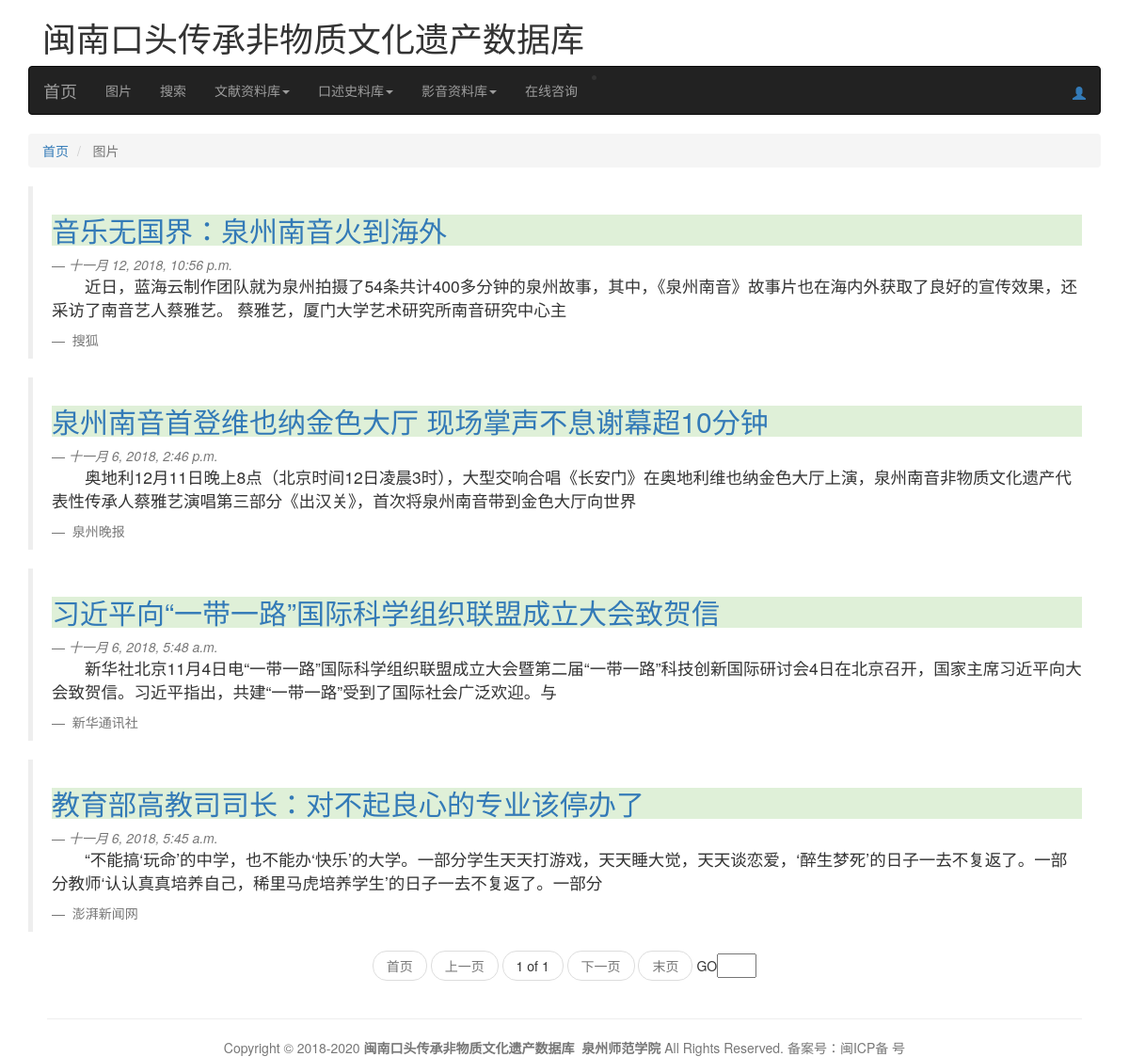
The page /news/page/ on the database as committed earlier.
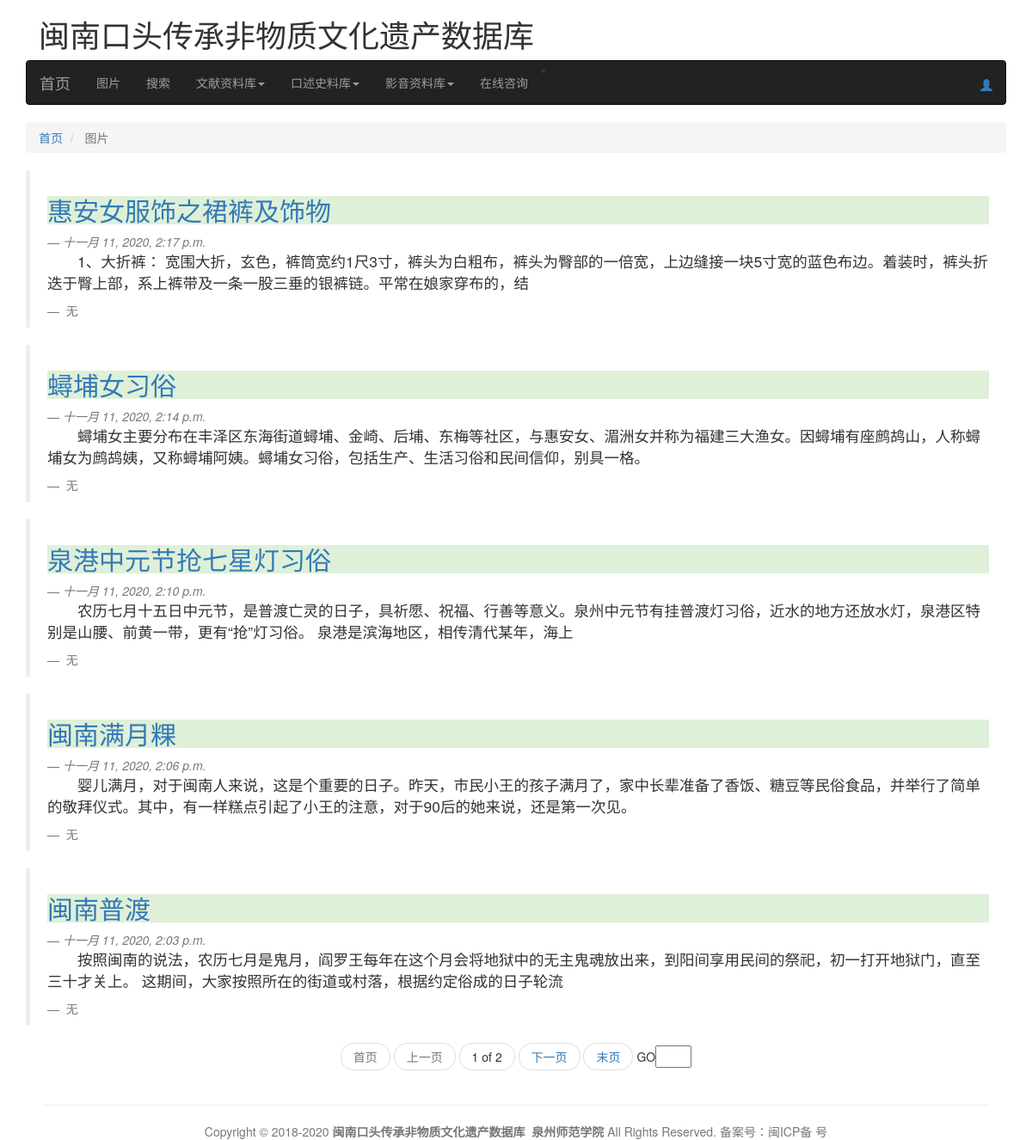
The same page on the database as committed later.
### News/models.py (models this page shows, shortened)
class Information(models.Model):
    caption = models.CharField(max_length=100,verbose_name='标题')
    content = models.TextField(verbose_name='正文内容')
    author = models.CharField(max_length=100,verbose_name='作者（转载处）')
    updatetime = models.DateTimeField(auto_now=True,verbose_name='创建或刚更新时间')
    class Meta:
        verbose_name = "图片关联信息"
        verbose_name_plural = "图片关联信息"

### News/views.py (the view)
# urls.py: path('page/',news_top_list,name='news_top'),
def news_top_list(request):
    list = Information.objects.all().order_by("-updatetime")
    page = request.GET.get('page')
    paginator = Paginator(list, 5)
    try:
        cur_dissertation = paginator.page(page)
    except PageNotAnInteger:
        cur_dissertation = paginator.page(1)
    except EmptyPage:
        cur_dissertation = paginator.page(paginator.num_pages)
    return render(request,'news_top_list.html', {'cur_dissertation': cur_dissertation})

### template/news_top_list.html (shortened to what this page needs)
{% extends "base.html" %}
{% load staticfiles %}
{% block content %}
    <div class="container">
        <div class="row">
            <div class="col-md-12">
                <ul class="breadcrumb">
				    <li>
					    <a href="{% url 'index' %}">首页</a>
				    </li>
                    <li class="active">
					    图片
				    </li>
                </ul>
                {% for info_item in cur_dissertation %}
                    <blockquote>
				            <a href="{% url 'News:news_detail' info_item.id %}"><h2 class="bg-success">{{ info_item.caption }}</h2></a>
                            <small><cite>{{ info_item.updatetime }}</cite></small>
                            <p>{{ info_item.content|truncatechars:100|cut:'　'|cut:' ' }}</p>
                            <small> {{ info_item.author }}</small>
			            </blockquote>
                {% empty %}
                    <h3>暂无内容，敬请期待！</h3>
                {% endfor %}
                <div>
                <div>
                    <div class="">
                        {% block pagediv %}
                            <ul class="pager">
                                {% if cur_dissertation.number == 1 %}
                                    <li class="disabled">
                                        <span>首页</span>
                                    </li>
                                {% else %}
                                    <li>
                                        <a href="?page=1">首页</a>
                                    </li>
                                {% endif %}
                                {% if cur_dissertation.has_previous %}
                                    <li>
                                        <a href="?page={{ cur_dissertation.previous_page_number }}">上一页</a>
                                    </li>
                                {% else %}
                                    <li class="disabled">
                                        <span>上一页</span>
                                    </li>
                                {% endif %}
                                <li>
                                    <span>{{ cur_dissertation.number }}&nbspof&nbsp{{ cur_dissertation.paginator.num_pages }}</span>
                                </li>
                                {% if cur_dissertation.has_next %}
                                    <li>
                                        <a href="?page={{ cur_dissertation.next_page_number }}">下一页</a>
                                    </li>
                                {% else %}
                                    <li class="disabled">
                                        <span>下一页</span>
                                    </li>
                                {% endif %}
                                {% if cur_dissertation.number == cur_dissertation.paginator.num_pages %}
                                    <li class="disabled">
                                        <span>末页</span>
                                    </li>
                                {% else %}
                                    <li>
    	                                <a href="?page={{ cur_dissertation.paginator.num_pages }}">末页</a>
                                    </li>
                                {% endif %}
                                <li>
                                    GO<input type="text" size="2">
                                </li>
                            </ul>
                    {% endblock %}
                    </div>
                </div>
            </div>
            </div>
        </div>
    </div>
{% endblock %}

### template/base.html (shortened to what this page needs)
{% load staticfiles %}
<!DOCTYPE html>
<html lang="en">
<head>
  <link rel="stylesheet" href="{% static 'css/bootstrap.css' %}">
  <link rel="stylesheet" href="{% static 'css/myself.css' %}">
</head>
  <body>
    {% include "hearder.html" %}
            {% block content %}
            {% endblock %}
    {% include "footer.html" %}
  </body>
</html>

### template/hearder.html (shortened to what this page needs)
  <div class="container">
    <h1 class="container">
      闽南口头传承非物质文化遗产数据库
    </h1>
  </div>
  	<div class="container">
        <div class="row">
  		    <div class="col-lg-12 ">
  			<nav class="navbar navbar-default navbar-inverse " role="navigation" >
  				<div class="navbar-header">
  					 <a class="navbar-brand" href="{% url 'index' %}">首页</a>
  				</div>
  				<div class="collapse navbar-collapse" id="bs-example-navbar-collapse-1">
  					<ul class="nav navbar-nav">
  						<li >
  							 <a href='{% url 'News:news_top' %}'>图片</a>
  						</li>
                        <li>
                            <a href='{% url 'SearchX:searchx_main' %}'>搜索</a>
                        </li>
                        <li class="dropdown">
  							 <a href="{% url 'DocumentDB:documentdb_main' %}" class="dropdown-toggle" data-toggle="dropdown">文献资料库<strong class="caret"></strong></a>
  						</li>
  						<li class="dropdown">
  							 <a href="{% url 'DictateDB:dictatedb_main' %}" class="dropdown-toggle" data-toggle="dropdown">口述史料库<strong class="caret"></strong></a>
  						</li>
                        <li class="dropdown">
  							 <a href="{% url 'AudiovisualDB:audiovisualdb_main' %}" class="dropdown-toggle" data-toggle="dropdown">影音资料库<strong class="caret"></strong></a>
  						</li>
                        <li>
                            <a href='{% url 'OnlineConsult:consult_main' %}'>在线咨询</a>
                        </li>
  					</ul>
                    <li>
  							<div>
                                    <a href="{% url 'managepage' %}">
                                        <span span class="glyphicon glyphicon-user"style="float:right;"></span>
                                    </a>
                            </div>
                    </li>
  				</div>
  			</nav>
  		</div>
        </div>
  	</div>

### template/footer.html
<div class="footer ">
    <hr>
     Copyright &copy; 2018-2020  <strong>闽南口头传承非物质文化遗产数据库</strong>&nbsp;
    <strong>泉州师范学院</strong> All Rights Reserved. 备案号：闽ICP备 号
</div>

### static/css/myself.css (style rules this page uses)
p { text-indent: 2em; }
.footer { margin-top : 20px; padding : 0 50px; color : #777; text-align: center; }

Rows that differ between the two databases and show on the page:
removed Information: caption "音乐无国界：泉州南音火到海外", updatetime "十一月 12, 2018, 10:56 p.m.", content "近日，蓝海云制作团队就为泉州拍摄了54条共计400多分钟的泉州故事，其中，《泉州南音》故事片也在海内外获取了良好的宣传效果，还采访了南音艺人蔡雅艺。 蔡雅艺，厦门大学艺术研究所南音研究中心主", author "搜狐"
removed Information: caption "泉州南音首登维也纳金色大厅 现场掌声不息谢幕超10分钟", updatetime "十一月 6, 2018, 2:46 p.m.", content "奥地利12月11日晚上8点（北京时间12日凌晨3时），大型交响合唱《长安门》在奥地利维也纳金色大厅上演，泉州南音非物质文化遗产代表性传承人蔡雅艺演唱第三部分《出汉关》，首次将泉州南音带到金色大厅向世界", author "泉州晚报"
removed Information: caption "习近平向“一带一路”国际科学组织联盟成立大会致贺信", updatetime "十一月 6, 2018, 5:48 a.m.", content "新华社北京11月4日电“一带一路”国际科学组织联盟成立大会暨第二届“一带一路”科技创新国际研讨会4日在北京召开，国家主席习近平向大会致贺信。习近平指出，共建“一带一路”受到了国际社会广泛欢迎。与", author "新华通讯社"
removed Information: caption "教育部高教司司长：对不起良心的专业该停办了", updatetime "十一月 6, 2018, 5:45 a.m.", content "“不能搞‘玩命’的中学，也不能办‘快乐’的大学。一部分学生天天打游戏，天天睡大觉，天天谈恋爱，‘醉生梦死’的日子一去不复返了。一部分教师‘认认真真培养自己，稀里马虎培养学生’的日子一去不复返了。一部分", author "澎湃新闻网"
added Information: caption "惠安女服饰之裙裤及饰物", updatetime "十一月 11, 2020, 2:17 p.m.", content "1、大折裤： 宽围大折，玄色，裤筒宽约1尺3寸，裤头为白粗布，裤头为臀部的一倍宽，上边缝接一块5寸宽的蓝色布边。着装时，裤头折迭于臀上部，系上裤带及一条一股三垂的银裤链。平常在娘家穿布的，结", author "无"
added Information: caption "蟳埔女习俗", updatetime "十一月 11, 2020, 2:14 p.m.", content "蟳埔女主要分布在丰泽区东海街道蟳埔、金崎、后埔、东梅等社区，与惠安女、湄洲女并称为福建三大渔女。因蟳埔有座鹧鸪山，人称蟳埔女为鹧鸪姨，又称蟳埔阿姨。蟳埔女习俗，包括生产、生活习俗和民间信仰，别具一格。", author "无"
added Information: caption "泉港中元节抢七星灯习俗", updatetime "十一月 11, 2020, 2:10 p.m.", content "农历七月十五日中元节，是普渡亡灵的日子，具祈愿、祝福、行善等意义。泉州中元节有挂普渡灯习俗，近水的地方还放水灯，泉港区特别是山腰、前黄一带，更有“抢”灯习俗。 泉港是滨海地区，相传清代某年，海上", author "无"
added Information: caption "闽南满月粿", updatetime "十一月 11, 2020, 2:06 p.m.", content "婴儿满月，对于闽南人来说，这是个重要的日子。昨天，市民小王的孩子满月了，家中长辈准备了香饭、糖豆等民俗食品，并举行了简单的敬拜仪式。其中，有一样糕点引起了小王的注意，对于90后的她来说，还是第一次见。", author "无"
added Information: caption "闽南普渡", updatetime "十一月 11, 2020, 2:03 p.m.", content "按照闽南的说法，农历七月是鬼月，阎罗王每年在这个月会将地狱中的无主鬼魂放出来，到阳间享用民间的祭祀，初一打开地狱门，直至三十才关上。 这期间，大家按照所在的街道或村落，根据约定俗成的日子轮流", author "无"
Other text that changed with them:
{{ cur_dissertation.paginator.num_pages }}: "1" → "2"
